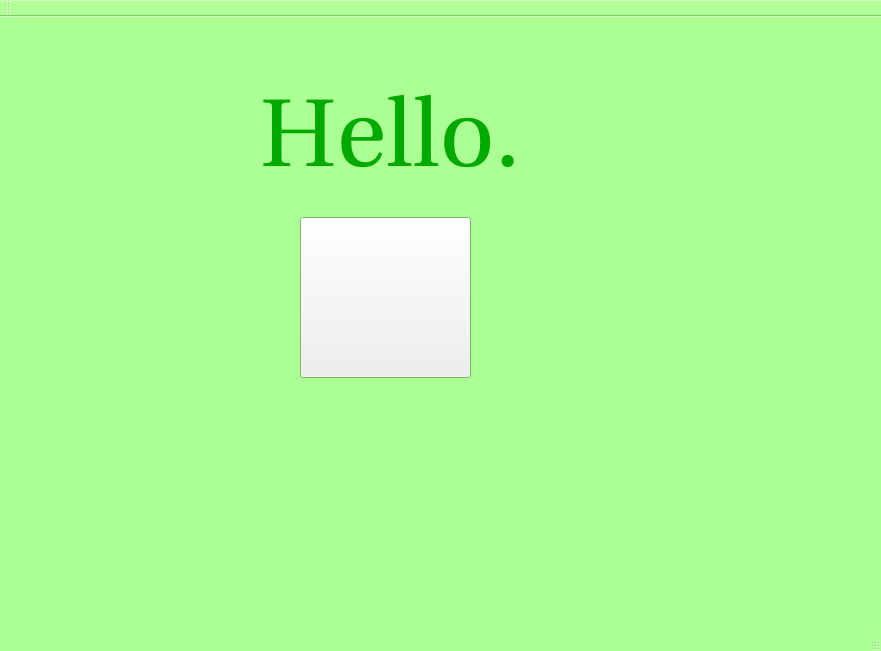
<?xml version="1.0" encoding="UTF-8"?>
<ui version="4.0">
 <class>WelcomeWindow</class>
 <widget class="QMainWindow" name="WelcomeWindow">
  <property name="geometry">
   <rect>
    <x>0</x>
    <y>0</y>
    <width>881</width>
    <height>651</height>
   </rect>
  </property>
  <property name="palette">
   <palette>
    <active>
     <colorrole role="Base">
      <brush brushstyle="SolidPattern">
       <color alpha="255">
        <red>255</red>
        <green>255</green>
        <blue>255</blue>
       </color>
      </brush>
     </colorrole>
     <colorrole role="Window">
      <brush brushstyle="SolidPattern">
       <color alpha="255">
        <red>172</red>
        <green>255</green>
        <blue>147</blue>
       </color>
      </brush>
     </colorrole>
    </active>
    <inactive>
     <colorrole role="Base">
      <brush brushstyle="SolidPattern">
       <color alpha="255">
        <red>255</red>
        <green>255</green>
        <blue>255</blue>
       </color>
      </brush>
     </colorrole>
     <colorrole role="Window">
      <brush brushstyle="SolidPattern">
       <color alpha="255">
        <red>172</red>
        <green>255</green>
        <blue>147</blue>
       </color>
      </brush>
     </colorrole>
    </inactive>
    <disabled>
     <colorrole role="Base">
      <brush brushstyle="SolidPattern">
       <color alpha="255">
        <red>172</red>
        <green>255</green>
        <blue>147</blue>
       </color>
      </brush>
     </colorrole>
     <colorrole role="Window">
      <brush brushstyle="SolidPattern">
       <color alpha="255">
        <red>172</red>
        <green>255</green>
        <blue>147</blue>
       </color>
      </brush>
     </colorrole>
    </disabled>
   </palette>
  </property>
  <property name="windowTitle">
   <string>WelcomeWindow</string>
  </property>
  <widget class="QWidget" name="centralwidget">
   <widget class="QLabel" name="label">
    <property name="geometry">
     <rect>
      <x>260</x>
      <y>20</y>
      <width>381</width>
      <height>201</height>
     </rect>
    </property>
    <property name="font">
     <font>
      <family>Utopia</family>
      <pointsize>48</pointsize>
     </font>
    </property>
    <property name="text">
     <string>&lt;html&gt;&lt;head/&gt;&lt;body&gt;&lt;p&gt;&lt;span style=&quot; font-size:72pt; color:#00aa00;&quot;&gt;Hello.&lt;/span&gt;&lt;/p&gt;&lt;/body&gt;&lt;/html&gt;</string>
    </property>
   </widget>
   <widget class="QPushButton" name="pushButton">
    <property name="geometry">
     <rect>
      <x>300</x>
      <y>200</y>
      <width>171</width>
      <height>161</height>
     </rect>
    </property>
    <property name="text">
     <string/>
    </property>
    <property name="icon">
     <iconset>
      <normaloff>../image/dsf.jpg</normaloff>../image/dsf.jpg</iconset>
    </property>
    <property name="iconSize">
     <size>
      <width>170</width>
      <height>170</height>
     </size>
    </property>
   </widget>
  </widget>
  <widget class="QMenuBar" name="menubar">
   <property name="geometry">
    <rect>
     <x>0</x>
     <y>0</y>
     <width>881</width>
     <height>25</height>
    </rect>
   </property>
  </widget>
  <widget class="QStatusBar" name="statusbar"/>
  <widget class="QToolBar" name="toolBar">
   <property name="windowTitle">
    <string>toolBar</string>
   </property>
   <attribute name="toolBarArea">
    <enum>TopToolBarArea</enum>
   </attribute>
   <attribute name="toolBarBreak">
    <bool>false</bool>
   </attribute>
  </widget>
 </widget>
 <resources/>
 <connections/>
</ui>
